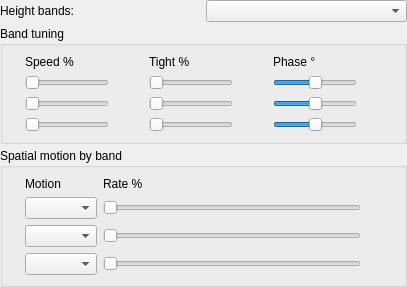
<?xml version="1.0" encoding="UTF-8"?>
<ui version="4.0">
 <class>StratumBandPanel</class>
 <widget class="QWidget" name="StratumBandPanel">
  <layout class="QVBoxLayout" name="outerLayout">
   <property name="spacing">
    <number>4</number>
   </property>
   <property name="leftMargin">
    <number>0</number>
   </property>
   <property name="topMargin">
    <number>0</number>
   </property>
   <property name="rightMargin">
    <number>0</number>
   </property>
   <property name="bottomMargin">
    <number>0</number>
   </property>
   <item>
    <layout class="QHBoxLayout" name="layoutRow">
     <item>
      <widget class="QLabel" name="layoutCaption">
       <property name="text">
        <string>Height bands:</string>
       </property>
      </widget>
     </item>
     <item>
      <widget class="QComboBox" name="layoutCombo">
       <property name="toolTip">
        <string>Per band: blend speed / tightness / phase for one pattern pass, plus optional spatial motion (scroll room axes, phase spin, roll) so calm effects still drift across the room.</string>
       </property>
      </widget>
     </item>
    </layout>
   </item>
   <item>
    <widget class="QGroupBox" name="bandTuningGroup">
     <property name="title">
      <string>Band tuning</string>
     </property>
     <property name="toolTip">
      <string>Speed % scales time motion in that band. Tightness % scales spatial detail in the pattern. Phase ° adds pattern phase offset per band.</string>
     </property>
     <layout class="QGridLayout" name="bandGrid">
      <item row="0" column="0">
       <widget class="QLabel" name="bandHeaderSpacer"/>
      </item>
      <item row="0" column="1">
       <widget class="QLabel" name="speedHeader">
        <property name="text">
         <string>Speed %</string>
        </property>
       </widget>
      </item>
      <item row="0" column="3">
       <widget class="QLabel" name="tightHeader">
        <property name="text">
         <string>Tight %</string>
        </property>
       </widget>
      </item>
      <item row="0" column="5">
       <widget class="QLabel" name="phaseHeader">
        <property name="text">
         <string>Phase °</string>
        </property>
       </widget>
      </item>
      <item row="1" column="0">
       <widget class="QLabel" name="floorBandCaption"/>
      </item>
      <item row="1" column="1">
       <widget class="QSlider" name="speedSliderFloor">
        <property name="orientation">
         <enum>Qt::Horizontal</enum>
        </property>
        <property name="maximum">
         <number>200</number>
        </property>
       </widget>
      </item>
      <item row="1" column="2">
       <widget class="QLabel" name="speedLabelFloor">
        <property name="minimumSize">
         <size>
          <width>28</width>
          <height>0</height>
         </size>
        </property>
       </widget>
      </item>
      <item row="1" column="3">
       <widget class="QSlider" name="tightSliderFloor">
        <property name="orientation">
         <enum>Qt::Horizontal</enum>
        </property>
        <property name="minimum">
         <number>25</number>
        </property>
        <property name="maximum">
         <number>300</number>
        </property>
       </widget>
      </item>
      <item row="1" column="4">
       <widget class="QLabel" name="tightLabelFloor">
        <property name="minimumSize">
         <size>
          <width>28</width>
          <height>0</height>
         </size>
        </property>
       </widget>
      </item>
      <item row="1" column="5">
       <widget class="QSlider" name="phaseSliderFloor">
        <property name="orientation">
         <enum>Qt::Horizontal</enum>
        </property>
        <property name="minimum">
         <number>-180</number>
        </property>
        <property name="maximum">
         <number>180</number>
        </property>
       </widget>
      </item>
      <item row="1" column="6">
       <widget class="QLabel" name="phaseLabelFloor">
        <property name="minimumSize">
         <size>
          <width>32</width>
          <height>0</height>
         </size>
        </property>
       </widget>
      </item>
      <item row="2" column="0">
       <widget class="QLabel" name="midBandCaption"/>
      </item>
      <item row="2" column="1">
       <widget class="QSlider" name="speedSliderMid">
        <property name="orientation">
         <enum>Qt::Horizontal</enum>
        </property>
        <property name="maximum">
         <number>200</number>
        </property>
       </widget>
      </item>
      <item row="2" column="2">
       <widget class="QLabel" name="speedLabelMid">
        <property name="minimumSize">
         <size>
          <width>28</width>
          <height>0</height>
         </size>
        </property>
       </widget>
      </item>
      <item row="2" column="3">
       <widget class="QSlider" name="tightSliderMid">
        <property name="orientation">
         <enum>Qt::Horizontal</enum>
        </property>
        <property name="minimum">
         <number>25</number>
        </property>
        <property name="maximum">
         <number>300</number>
        </property>
       </widget>
      </item>
      <item row="2" column="4">
       <widget class="QLabel" name="tightLabelMid">
        <property name="minimumSize">
         <size>
          <width>28</width>
          <height>0</height>
         </size>
        </property>
       </widget>
      </item>
      <item row="2" column="5">
       <widget class="QSlider" name="phaseSliderMid">
        <property name="orientation">
         <enum>Qt::Horizontal</enum>
        </property>
        <property name="minimum">
         <number>-180</number>
        </property>
        <property name="maximum">
         <number>180</number>
        </property>
       </widget>
      </item>
      <item row="2" column="6">
       <widget class="QLabel" name="phaseLabelMid">
        <property name="minimumSize">
         <size>
          <width>32</width>
          <height>0</height>
         </size>
        </property>
       </widget>
      </item>
      <item row="3" column="0">
       <widget class="QLabel" name="ceilingBandCaption"/>
      </item>
      <item row="3" column="1">
       <widget class="QSlider" name="speedSliderCeiling">
        <property name="orientation">
         <enum>Qt::Horizontal</enum>
        </property>
        <property name="maximum">
         <number>200</number>
        </property>
       </widget>
      </item>
      <item row="3" column="2">
       <widget class="QLabel" name="speedLabelCeiling">
        <property name="minimumSize">
         <size>
          <width>28</width>
          <height>0</height>
         </size>
        </property>
       </widget>
      </item>
      <item row="3" column="3">
       <widget class="QSlider" name="tightSliderCeiling">
        <property name="orientation">
         <enum>Qt::Horizontal</enum>
        </property>
        <property name="minimum">
         <number>25</number>
        </property>
        <property name="maximum">
         <number>300</number>
        </property>
       </widget>
      </item>
      <item row="3" column="4">
       <widget class="QLabel" name="tightLabelCeiling">
        <property name="minimumSize">
         <size>
          <width>28</width>
          <height>0</height>
         </size>
        </property>
       </widget>
      </item>
      <item row="3" column="5">
       <widget class="QSlider" name="phaseSliderCeiling">
        <property name="orientation">
         <enum>Qt::Horizontal</enum>
        </property>
        <property name="minimum">
         <number>-180</number>
        </property>
        <property name="maximum">
         <number>180</number>
        </property>
       </widget>
      </item>
      <item row="3" column="6">
       <widget class="QLabel" name="phaseLabelCeiling">
        <property name="minimumSize">
         <size>
          <width>32</width>
          <height>0</height>
         </size>
        </property>
       </widget>
      </item>
     </layout>
    </widget>
   </item>
   <item>
    <widget class="QGroupBox" name="motionGroup">
     <property name="title">
      <string>Spatial motion by band</string>
     </property>
     <property name="toolTip">
      <string>When height bands are on: each floor / mid / ceiling row can add scroll along room X/Y/Z, clockwise or counter-clockwise phase drift, or horizontal roll around the effect origin. Rate scales strength.</string>
     </property>
     <layout class="QGridLayout" name="motionGrid">
      <item row="0" column="0">
       <widget class="QLabel" name="motionHeaderSpacer"/>
      </item>
      <item row="0" column="1">
       <widget class="QLabel" name="motionKindHeader">
        <property name="text">
         <string>Motion</string>
        </property>
       </widget>
      </item>
      <item row="0" column="3">
       <widget class="QLabel" name="motionRateHeader">
        <property name="text">
         <string>Rate %</string>
        </property>
       </widget>
      </item>
      <item row="1" column="0">
       <widget class="QLabel" name="motionFloorCaption"/>
      </item>
      <item row="1" column="1" colspan="2">
       <widget class="QComboBox" name="motionKindFloor"/>
      </item>
      <item row="1" column="3">
       <widget class="QSlider" name="motionRateSliderFloor">
        <property name="orientation">
         <enum>Qt::Horizontal</enum>
        </property>
        <property name="maximum">
         <number>200</number>
        </property>
       </widget>
      </item>
      <item row="1" column="4">
       <widget class="QLabel" name="motionRateLabelFloor">
        <property name="minimumSize">
         <size>
          <width>28</width>
          <height>0</height>
         </size>
        </property>
       </widget>
      </item>
      <item row="2" column="0">
       <widget class="QLabel" name="motionMidCaption"/>
      </item>
      <item row="2" column="1" colspan="2">
       <widget class="QComboBox" name="motionKindMid"/>
      </item>
      <item row="2" column="3">
       <widget class="QSlider" name="motionRateSliderMid">
        <property name="orientation">
         <enum>Qt::Horizontal</enum>
        </property>
        <property name="maximum">
         <number>200</number>
        </property>
       </widget>
      </item>
      <item row="2" column="4">
       <widget class="QLabel" name="motionRateLabelMid">
        <property name="minimumSize">
         <size>
          <width>28</width>
          <height>0</height>
         </size>
        </property>
       </widget>
      </item>
      <item row="3" column="0">
       <widget class="QLabel" name="motionCeilingCaption"/>
      </item>
      <item row="3" column="1" colspan="2">
       <widget class="QComboBox" name="motionKindCeiling"/>
      </item>
      <item row="3" column="3">
       <widget class="QSlider" name="motionRateSliderCeiling">
        <property name="orientation">
         <enum>Qt::Horizontal</enum>
        </property>
        <property name="maximum">
         <number>200</number>
        </property>
       </widget>
      </item>
      <item row="3" column="4">
       <widget class="QLabel" name="motionRateLabelCeiling">
        <property name="minimumSize">
         <size>
          <width>28</width>
          <height>0</height>
         </size>
        </property>
       </widget>
      </item>
     </layout>
    </widget>
   </item>
  </layout>
 </widget>
 <resources/>
 <connections/>
</ui>
